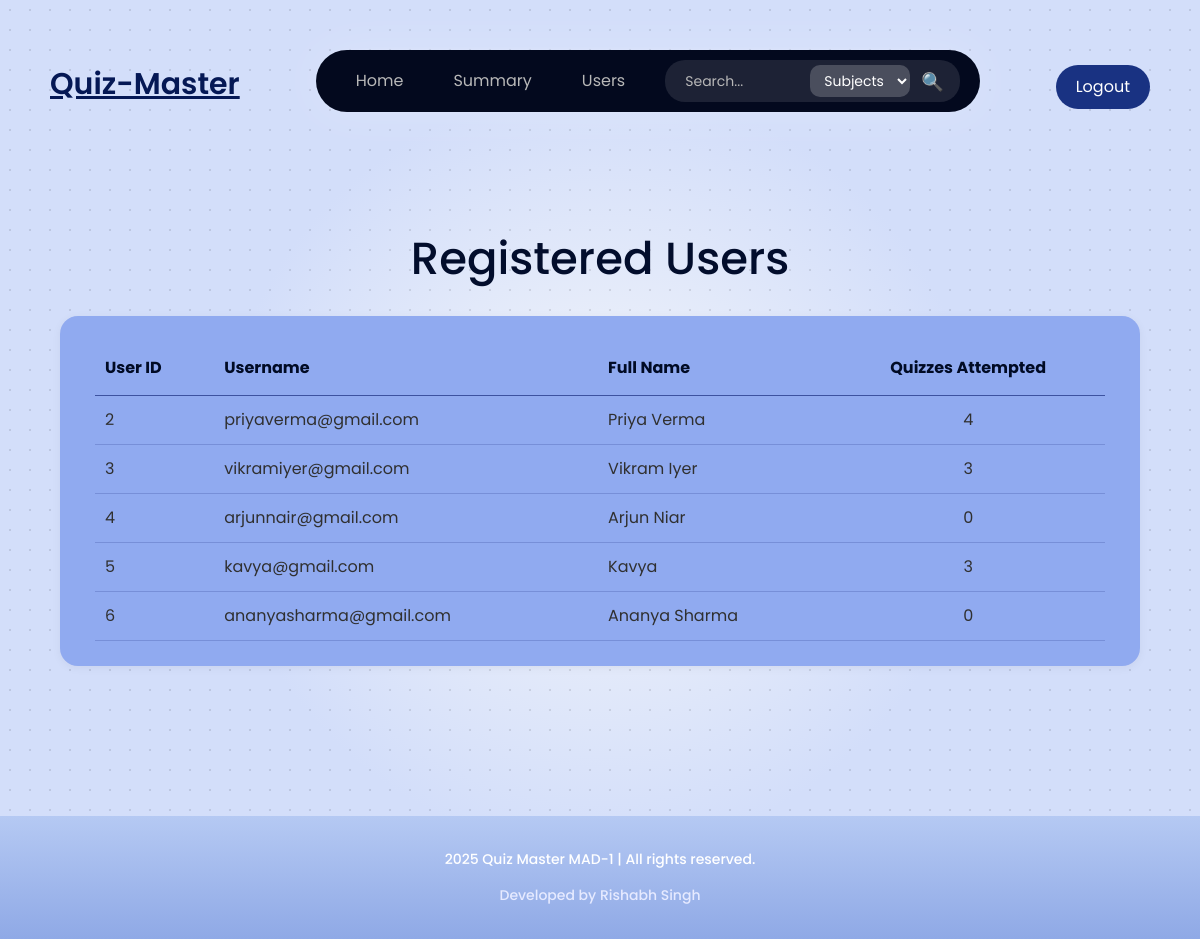
Screenshot of /admin/users with the database file from the repository.
### models/models.py (models this page shows)
class Users(db.Model):
    __tablename__ = "users"
    userId = db.Column(db.Integer,  primary_key= True)
    userName = db.Column(db.String(120), unique = True, nullable = False)
    passWord = db.Column(db.String(120), nullable = False)
    fullName = db.Column(db.String(120), nullable = False)
    isAdmin = db.Column(db.Boolean, default = False)

### app.py (the view)
@app.route('/admin/users')
def list_users():
    users = Users.query.filter_by(isAdmin=False).all()
    users_data = []
    for user in users:
        quiz_count = Score.query.filter_by(userId=user.userId).count()
        users_data.append({
            'id': user.userId,
            'username': user.userName,
            'fullname': user.fullName,
            'quiz_attempts': quiz_count
        })
    return render_template('users_list.html', users=users_data)

### templates/users_list.html (shortened to what this page needs)
<!DOCTYPE html>
<html lang="en">
<head>
    <link rel="stylesheet" href="{{ url_for('static', filename='styles.css') }}">
</head>
<body class='page_look font_family_poppins'>
    {% include 'navbar.html' %}
    <h1 style="margin-top: -30px; font-size: 45px; text-align: center; color: #020d2c; font-family: 'Poppins', sans-serif;">
        Registered Users
    </h1>
    <div style="display: flex; justify-content: center; margin: 30px auto; max-width: 1200px;">
        <div style="width: 90%; background-color: #90aaf0; padding: 25px 35px; border-radius: 18px; box-shadow: 0px 2px 10px rgba(0, 0, 0, 0.05);">
            <div style="overflow-x: auto;">
                <table style="width: 100%; border-collapse: collapse;">
                    <thead>
                        <tr style="border-bottom: 1px solid #3D52A0; color: #010b25; font-weight: 500;">
                            <th style="padding: 15px 10px; text-align: left;">User ID</th>
                            <th style="padding: 15px 10px; text-align: left;">Username</th>
                            <th style="padding: 15px 10px; text-align: left;">Full Name</th>
                            <th style="padding: 15px 10px; text-align: center;">Quizzes Attempted</th>
                        </tr>
                    </thead>
                    <tbody>
                        {% for user in users %}
                        <tr style="border-bottom: 1px solid rgba(61, 82, 160, 0.3);">
                            <td style="padding: 12px 10px; color: #303030;">{{ user.id }}</td>
                            <td style="padding: 12px 10px; color: #303030;">{{ user.username }}</td>
                            <td style="padding: 12px 10px; color: #303030;">{{ user.fullname }}</td>
                            <td style="padding: 12px 10px; color: #303030; text-align: center;">{{ user.quiz_attempts }}</td>
                        </tr>
                        {% endfor %}
                    </tbody>
                </table>
            </div>
        </div>
    </div>
    {%include 'footer.html'%}
</body>
</html>

### static/styles.css (style rules this page uses)
.page_look { background: radial-gradient(circle, rgba(0, 0, 0, 0.1) 1px, transparent 1px) 0 0 / 20px 20px, radial-gradient(circle, #edf1fa 10%, #d3defa 50%); font-family: 'Poppins', sans-serif; margin: 0; padding: 0; }
.font_family_poppins { font-family: 'Poppins', sans-serif; }

### templates/users_list.html (style rules this page uses)
.page_look { background: radial-gradient(circle, rgba(0, 0, 0, 0.1) 1px, transparent 1px) 0 0 / 20px 20px, radial-gradient(circle, #edf1fa 10%, #d3defa 50%); font-family: 'Poppins', sans-serif; margin: 0; padding: 0; }
.font_family_poppins { font-family: 'Poppins', sans-serif; }

### rows the page displays
Users: id "2", username "priyaverma@gmail.com", fullname "Priya Verma", quiz_attempts "4"
Users: id "3", username "vikramiyer@gmail.com", fullname "Vikram Iyer", quiz_attempts "3"
Users: id "4", username "arjunnair@gmail.com", fullname "Arjun Niar", quiz_attempts "0"
Users: id "5", username "kavya@gmail.com", fullname "Kavya", quiz_attempts "3"
Users: id "6", username "ananyasharma@gmail.com", fullname "Ananya Sharma", quiz_attempts "0"
